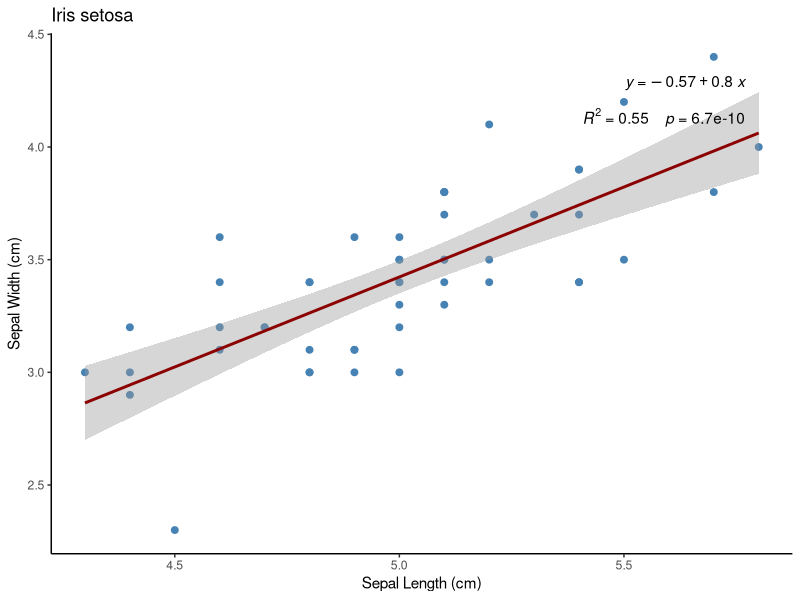
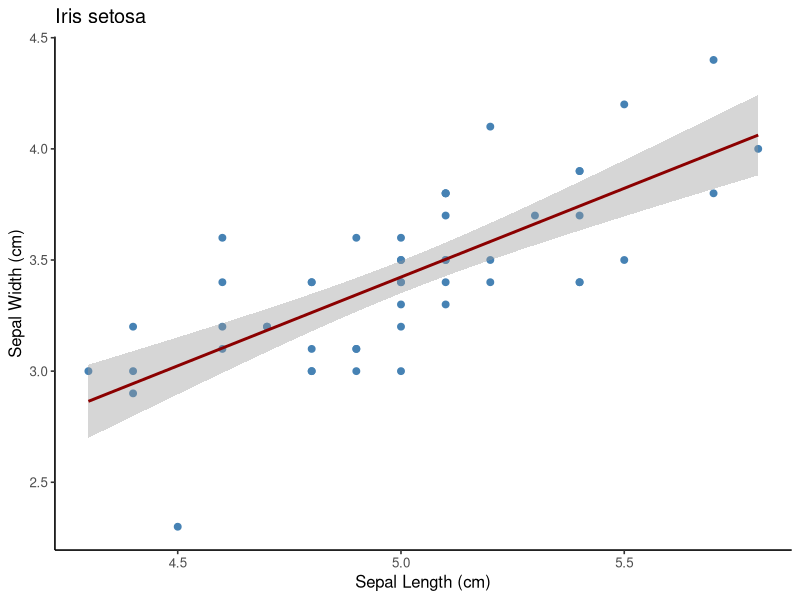

Recreate these plots in R, in order.
## ---- chunk 1
#| label: setup-saving
#| echo: false
#| eval: true
#| message: false
#| warning: false

library(ggplot2)
library(glue)
library(tidyverse)
library(ggpubr)
library(conflicted)
conflicts_prefer(dplyr::filter)

# Output directory
fig_dir <- "plots/06_saving"
dir.create(fig_dir, recursive = TRUE, showWarnings = FALSE)
## ---- chunk 2
#| label: saving-batch-example-plot
#| echo: false
#| eval: true
#| fig-width: 6
#| fig-height: 4.5
#| message: false
#| warning: false

library(ggpubr)

# Example for setosa
iris_setosa <- iris %>% filter(Species == "setosa")

ggplot(iris_setosa, aes(x = Sepal.Length, y = Sepal.Width)) +
  geom_point(size = 2, color = "steelblue") +
  geom_smooth(method = "lm", se = TRUE, color = "darkred",
              formula = y ~ x) +
  stat_regline_equation(
    aes(label = after_stat(eq.label)),
    formula = y ~ x,
    label.x.npc = 0.98,
    label.y.npc = 0.95,
    hjust = 1
  ) +
  stat_cor(
    aes(label = paste(after_stat(rr.label), after_stat(p.label), sep = "~~~~")),
    label.x.npc = 0.98,
    label.y.npc = 0.88,
    hjust = 1
  ) +
  labs(title = "Iris setosa",
       x = "Sepal Length (cm)",
       y = "Sepal Width (cm)") +
  theme_classic(base_size = 11)
## ---- chunk 3
#| label: saving-batch-fun
#| echo: true
#| eval: true

make_species_plot <- function(data, species) {
  ggplot(data, aes(x = Sepal.Length, y = Sepal.Width)) +
    geom_point(size = 2, color = "steelblue") +
    geom_smooth(method = "lm", se = TRUE, color = "darkred", formula = y ~ x) +
    labs(title = glue("Iris {species}"), x = "Sepal Length (cm)", y = "Sepal Width (cm)") +
    theme_classic(base_size = 12)
}
## ---- chunk 4
#| label: saving-batch
#| echo: true
#| eval: true

# Nest data by Species and apply plotting function
plot_data <- iris %>%
  nest(data = -Species) %>%
  mutate(plot = map2(data, Species, make_species_plot))
## ---- chunk 5
#| label: saving-batch-tbl
#| echo: false
#| eval: true

plot_data
## ---- chunk 6
#| label: saving-batch-tbl-sep
#| echo: true
#| eval: true
head(plot_data$data[[1]])
## ---- chunk 7
#| label: saving-batch-show
#| echo: true
#| eval: true
#| fig-width: 5
#| fig-height: 3

plot_data$plot[[1]]
